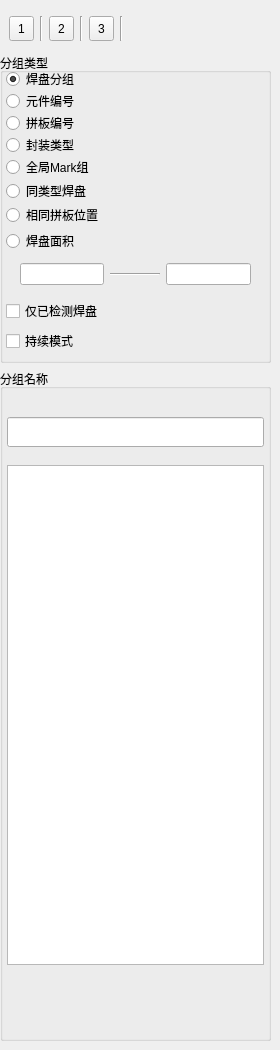
        <widget class="QWidget" name="tab_Group">
         <property name="sizePolicy">
          <sizepolicy hsizetype="Preferred" vsizetype="Expanding">
           <horstretch>0</horstretch>
           <verstretch>0</verstretch>
          </sizepolicy>
         </property>
         <attribute name="title">
          <string>分组</string>
         </attribute>
         <widget class="QWidget" name="verticalLayoutWidget_2">
          <property name="geometry">
           <rect>
            <x>0</x>
            <y>10</y>
            <width>271</width>
            <height>1031</height>
           </rect>
          </property>
          <layout class="QVBoxLayout" name="verticalLayout_13">
           <item>
            <layout class="QHBoxLayout" name="horizontalLayout_40">
             <property name="spacing">
              <number>6</number>
             </property>
             <property name="topMargin">
              <number>6</number>
             </property>
             <property name="bottomMargin">
              <number>6</number>
             </property>
             <item>
              <widget class="Line" name="line_9">
               <property name="sizePolicy">
                <sizepolicy hsizetype="Fixed" vsizetype="Minimum">
                 <horstretch>0</horstretch>
                 <verstretch>0</verstretch>
                </sizepolicy>
               </property>
               <property name="styleSheet">
                <string notr="true">border-style:dashed;</string>
               </property>
               <property name="orientation">
                <enum>Qt::Vertical</enum>
               </property>
              </widget>
             </item>
             <item>
              <widget class="QToolButton" name="toolButton_Group_add">
               <property name="sizePolicy">
                <sizepolicy hsizetype="Fixed" vsizetype="Fixed">
                 <horstretch>0</horstretch>
                 <verstretch>0</verstretch>
                </sizepolicy>
               </property>
               <property name="minimumSize">
                <size>
                 <width>25</width>
                 <height>25</height>
                </size>
               </property>
               <property name="autoFillBackground">
                <bool>true</bool>
               </property>
               <property name="text">
                <string>1</string>
               </property>
               <property name="iconSize">
                <size>
                 <width>24</width>
                 <height>24</height>
                </size>
               </property>
              </widget>
             </item>
             <item>
              <widget class="Line" name="line_6">
               <property name="orientation">
                <enum>Qt::Vertical</enum>
               </property>
              </widget>
             </item>
             <item>
              <widget class="QToolButton" name="toolButton_Group_delete">
               <property name="minimumSize">
                <size>
                 <width>25</width>
                 <height>25</height>
                </size>
               </property>
               <property name="autoFillBackground">
                <bool>true</bool>
               </property>
               <property name="text">
                <string>2</string>
               </property>
               <property name="iconSize">
                <size>
                 <width>24</width>
                 <height>24</height>
                </size>
               </property>
              </widget>
             </item>
             <item>
              <widget class="Line" name="line_7">
               <property name="orientation">
                <enum>Qt::Vertical</enum>
               </property>
              </widget>
             </item>
             <item>
              <widget class="QToolButton" name="toolButton_Group_search">
               <property name="minimumSize">
                <size>
                 <width>25</width>
                 <height>25</height>
                </size>
               </property>
               <property name="autoFillBackground">
                <bool>true</bool>
               </property>
               <property name="text">
                <string>3</string>
               </property>
               <property name="iconSize">
                <size>
                 <width>24</width>
                 <height>24</height>
                </size>
               </property>
              </widget>
             </item>
             <item>
              <widget class="Line" name="line_8">
               <property name="orientation">
                <enum>Qt::Vertical</enum>
               </property>
              </widget>
             </item>
             <item>
              <spacer name="horizontalSpacer">
               <property name="orientation">
                <enum>Qt::Horizontal</enum>
               </property>
               <property name="sizeHint" stdset="0">
                <size>
                 <width>40</width>
                 <height>20</height>
                </size>
               </property>
              </spacer>
             </item>
            </layout>
           </item>
           <item>
            <layout class="QVBoxLayout" name="verticalLayout_9" stretch="0">
             <property name="spacing">
              <number>2</number>
             </property>
             <item>
              <widget class="QGroupBox" name="groupBox">
               <property name="sizePolicy">
                <sizepolicy hsizetype="Preferred" vsizetype="Preferred">
                 <horstretch>0</horstretch>
                 <verstretch>0</verstretch>
                </sizepolicy>
               </property>
               <property name="minimumSize">
                <size>
                 <width>0</width>
                 <height>310</height>
                </size>
               </property>
               <property name="title">
                <string>分组类型</string>
               </property>
               <property name="checkable">
                <bool>false</bool>
               </property>
               <property name="checked">
                <bool>false</bool>
               </property>
               <widget class="QRadioButton" name="radioButton_PadGroup">
                <property name="geometry">
                 <rect>
                  <x>6</x>
                  <y>18</y>
                  <width>181</width>
                  <height>16</height>
                 </rect>
                </property>
                <property name="sizePolicy">
                 <sizepolicy hsizetype="Preferred" vsizetype="Fixed">
                  <horstretch>0</horstretch>
                  <verstretch>0</verstretch>
                 </sizepolicy>
                </property>
                <property name="text">
                 <string>焊盘分组</string>
                </property>
                <property name="checkable">
                 <bool>true</bool>
                </property>
                <property name="checked">
                 <bool>true</bool>
                </property>
               </widget>
               <widget class="QRadioButton" name="radioButton_PartGroup">
                <property name="geometry">
                 <rect>
                  <x>6</x>
                  <y>40</y>
                  <width>161</width>
                  <height>16</height>
                 </rect>
                </property>
                <property name="text">
                 <string>元件编号</string>
                </property>
               </widget>
               <widget class="QRadioButton" name="radioButton_ArrayGroup">
                <property name="geometry">
                 <rect>
                  <x>6</x>
                  <y>60</y>
                  <width>171</width>
                  <height>20</height>
                 </rect>
                </property>
                <property name="text">
                 <string>拼板编号</string>
                </property>
                <property name="checked">
                 <bool>false</bool>
                </property>
               </widget>
               <widget class="QRadioButton" name="radioButton_PackageGroup">
                <property name="geometry">
                 <rect>
                  <x>6</x>
                  <y>84</y>
                  <width>171</width>
                  <height>16</height>
                 </rect>
                </property>
                <property name="text">
                 <string>封装类型</string>
                </property>
               </widget>
               <widget class="QRadioButton" name="radioButton_WholeMarkGroup">
                <property name="geometry">
                 <rect>
                  <x>6</x>
                  <y>106</y>
                  <width>181</width>
                  <height>16</height>
                 </rect>
                </property>
                <property name="text">
                 <string>全局Mark组</string>
                </property>
               </widget>
               <widget class="QRadioButton" name="radioButton_ArraySamePos">
                <property name="geometry">
                 <rect>
                  <x>6</x>
                  <y>154</y>
                  <width>201</width>
                  <height>16</height>
                 </rect>
                </property>
                <property name="text">
                 <string>相同拼板位置</string>
                </property>
               </widget>
               <widget class="QRadioButton" name="radioButton_PadAera">
                <property name="geometry">
                 <rect>
                  <x>6</x>
                  <y>180</y>
                  <width>191</width>
                  <height>16</height>
                 </rect>
                </property>
                <property name="text">
                 <string>焊盘面积</string>
                </property>
               </widget>
               <widget class="QRadioButton" name="radioButton_SamePadGroup">
                <property name="geometry">
                 <rect>
                  <x>6</x>
                  <y>130</y>
                  <width>181</width>
                  <height>16</height>
                 </rect>
                </property>
                <property name="text">
                 <string>同类型焊盘</string>
                </property>
               </widget>
               <widget class="QCheckBox" name="checkBox_2">
                <property name="geometry">
                 <rect>
                  <x>6</x>
                  <y>280</y>
                  <width>201</width>
                  <height>16</height>
                 </rect>
                </property>
                <property name="text">
                 <string>持续模式</string>
                </property>
               </widget>
               <widget class="QCheckBox" name="checkBox_1">
                <property name="geometry">
                 <rect>
                  <x>6</x>
                  <y>250</y>
                  <width>201</width>
                  <height>16</height>
                 </rect>
                </property>
                <property name="text">
                 <string>仅已检测焊盘</string>
                </property>
                <property name="checked">
                 <bool>false</bool>
                </property>
               </widget>
               <widget class="QWidget" name="layoutWidget">
                <property name="geometry">
                 <rect>
                  <x>20</x>
                  <y>210</y>
                  <width>231</width>
                  <height>23</height>
                 </rect>
                </property>
                <layout class="QHBoxLayout" name="horizontalLayout_41">
                 <item>
                  <widget class="QLineEdit" name="lineEdit_Mini"/>
                 </item>
                 <item>
                  <widget class="Line" name="line_5">
                   <property name="minimumSize">
                    <size>
                     <width>50</width>
                     <height>0</height>
                    </size>
                   </property>
                   <property name="orientation">
                    <enum>Qt::Horizontal</enum>
                   </property>
                  </widget>
                 </item>
                 <item>
                  <widget class="QLineEdit" name="lineEdit_2"/>
                 </item>
                </layout>
               </widget>
              </widget>
             </item>
            </layout>
           </item>
           <item>
            <layout class="QVBoxLayout" name="verticalLayout_2"/>
           </item>
           <item>
            <widget class="QGroupBox" name="groupBox_2">
             <property name="sizePolicy">
              <sizepolicy hsizetype="Preferred" vsizetype="Expanding">
               <horstretch>0</horstretch>
               <verstretch>0</verstretch>
              </sizepolicy>
             </property>
             <property name="title">
              <string>分组名称</string>
             </property>
             <layout class="QVBoxLayout" name="verticalLayout_8">
              <property name="leftMargin">
               <number>4</number>
              </property>
              <property name="topMargin">
               <number>4</number>
              </property>
              <property name="rightMargin">
               <number>4</number>
              </property>
              <property name="bottomMargin">
               <number>4</number>
              </property>
              <item>
               <layout class="QVBoxLayout" name="verticalLayout_10">
                <property name="spacing">
                 <number>3</number>
                </property>
                <property name="bottomMargin">
                 <number>45</number>
                </property>
                <item>
                 <widget class="QLineEdit" name="lineEdit_3">
                  <property name="sizePolicy">
                   <sizepolicy hsizetype="Preferred" vsizetype="Fixed">
                    <horstretch>0</horstretch>
                    <verstretch>0</verstretch>
                   </sizepolicy>
                  </property>
                  <property name="minimumSize">
                   <size>
                    <width>0</width>
                    <height>30</height>
                   </size>
                  </property>
                 </widget>
                </item>
                <item>
                 <spacer name="verticalSpacer">
                  <property name="orientation">
                   <enum>Qt::Vertical</enum>
                  </property>
                  <property name="sizeType">
                   <enum>QSizePolicy::Fixed</enum>
                  </property>
                  <property name="sizeHint" stdset="0">
                   <size>
                    <width>10</width>
                    <height>15</height>
                   </size>
                  </property>
                 </spacer>
                </item>
                <item>
                 <widget class="QTableWidget" name="tableWidget_GroupDataTable">
                  <property name="sizePolicy">
                   <sizepolicy hsizetype="Preferred" vsizetype="Preferred">
                    <horstretch>0</horstretch>
                    <verstretch>10</verstretch>
                   </sizepolicy>
                  </property>
                  <property name="minimumSize">
                   <size>
                    <width>0</width>
                    <height>20</height>
                   </size>
                  </property>
                  <property name="maximumSize">
                   <size>
                    <width>16777215</width>
                    <height>500</height>
                   </size>
                  </property>
                  <property name="contextMenuPolicy">
                   <enum>Qt::DefaultContextMenu</enum>
                  </property>
                 </widget>
                </item>
               </layout>
              </item>
             </layout>
            </widget>
           </item>
          </layout>
         </widget>
        </widget>
